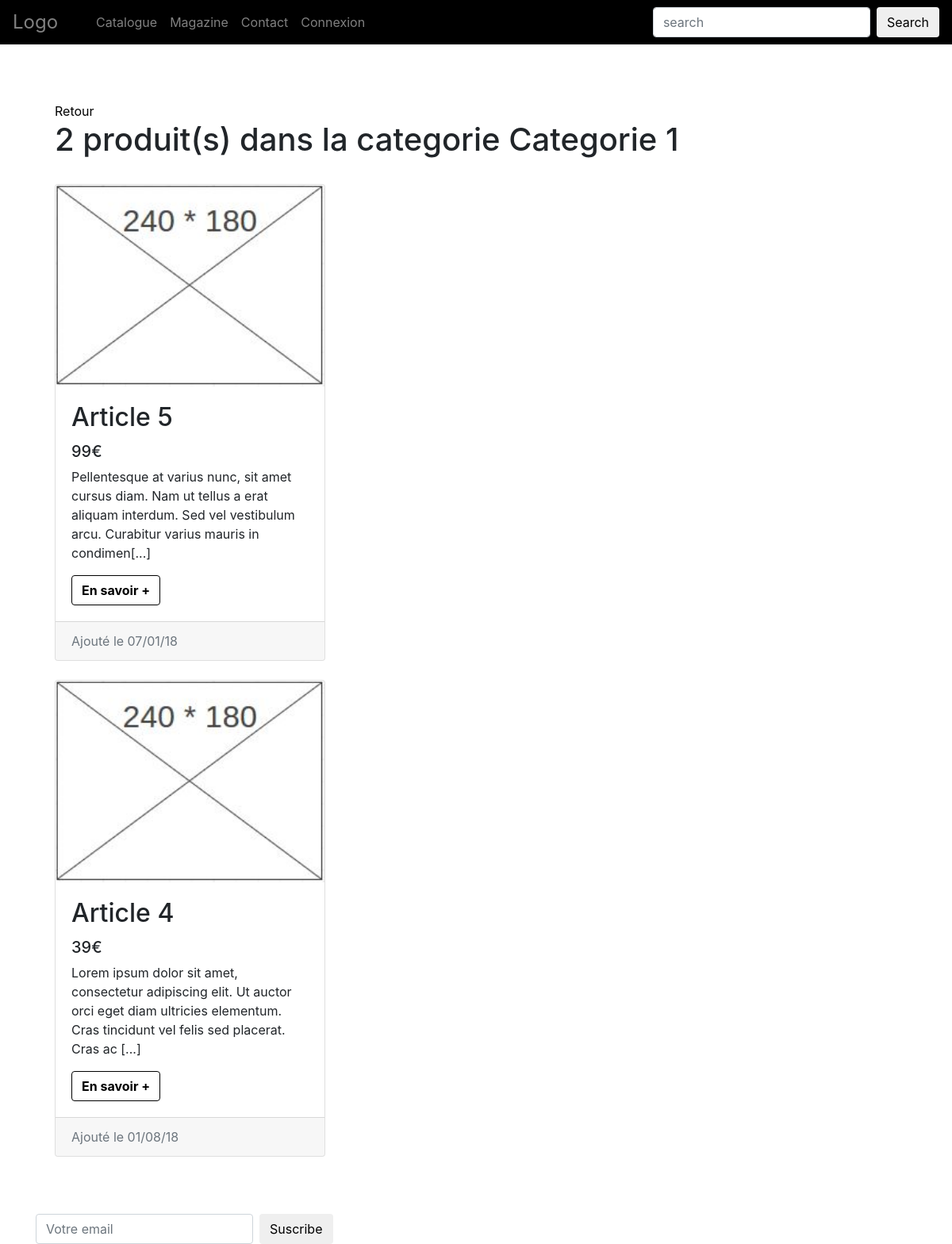
Screenshot of /?page=catalogue&action=categorie&cat=1 with the database file from the repository.
### tables this page shows
CREATE TABLE `categorie` (
  `id_cat` int(11) NOT NULL,
  `titre` varchar(50) NOT NULL
);

CREATE TABLE `produit` (
  `id` int(11) NOT NULL,
  `titre` varchar(50) NOT NULL,
  `contenu` text,
  `prix` decimal(6,0) DEFAULT NULL,
  `image` varchar(255) DEFAULT NULL,
  `date` date DEFAULT NULL,
  `id_cat` int(11) DEFAULT NULL,
  `publier` tinyint(1) NOT NULL,
  `thumbnail` varchar(255) DEFAULT NULL
);

### index.php (called while the page is built, shortened)
<?php
include 'inc/tools.php';
$page = (isset($_GET['page'])) ? $_GET['page'] : 'accueil';
switch ($page) {
    case 'catalogue' :
        $file = 'catalogue.php';
        break;
}
include __DIR__ . '/inc/' . $file;
include THEME . 'layout.html.php';
?>

### inc/tools.php (called while the page is built, shortened)
<?php
function extr($str, $max = 150, $add = '[...]')
{
    $text = strip_tags($str);
    if (strlen($text) > $max) {
        $text = substr($text, 0, $max) . $add;
    }
    return $text;
}
function fr_date($time, $format = '%d/%m/%g')
{
    $newtime = strftime($format, strtotime($time));
    return $newtime;
}
function add_euro($price)
{
    $str_euro = $price .= '€';
    return $str_euro;
}

### theme/vue/category.html.php (the view)
<a href="?page=catalogue">Retour</a>
<br>
<h1><?php echo $nb_items; ?> produit(s) dans la categorie <?php echo $category_products[0]['nom']; ?></h1>
<br>
<div class="card-columns">
<?php foreach ($category_products as $category_product) : ?>
            <div class="card mb-4">
                <?php if($category_product['thumbnail']!= NULL) : ?>
                    <img class="card-img-top" src="<?php echo THUMB. $category_product['thumbnail'] ?>" alt="<?php  htmlspecialchars($category_product['titre']);?>">
                <?php endif ?>
                <div class="card-body">
                    <h2 class="card-title"><?php echo $category_product['titre']; ?></h2>
                    <h5><?php echo add_euro($category_product['prix']); ?></h5>
                   <p><?php echo extr($category_product['contenu']); ?></p>
                    <a href="?page=catalogue&action=detail&id=<?php echo $category_product['id'] ?>" class="btn btn-primary">En savoir +</a>
                </div>
                <div class="card-footer text-muted">
                    Ajouté le <?php echo fr_date($category_product['date']); ?>
                </div>
            </div>
<?php endforeach ?>
</div>

### theme/css/style.css (style rules this page uses)
body { padding-top: 5rem; }
a, a:hover { text-decoration: none; }
a { color: black; }
.btn-primary { background-color: rgba(0,0,0,0) ; color:black; font-weight:700; border-color: black; }

### rows the page displays
categorie: titre "Categorie 1"
produit: thumbnail (picture), titre "Article 5", prix "99€", contenu "Pellentesque at varius nunc, sit amet cursus diam. Nam ut tellus a erat aliquam interdum. Sed vel vestibulum arcu. Curabitur varius mauris in condimen[...]", date "07/01/18"
produit: thumbnail (picture), titre "Article 4", prix "39€", contenu "Lorem ipsum dolor sit amet, consectetur adipiscing elit. Ut auctor orci eget diam ultricies elementum. Cras tincidunt vel felis sed placerat. Cras ac [...]", date "01/08/18"

### other values shown
$nb_items "2"
